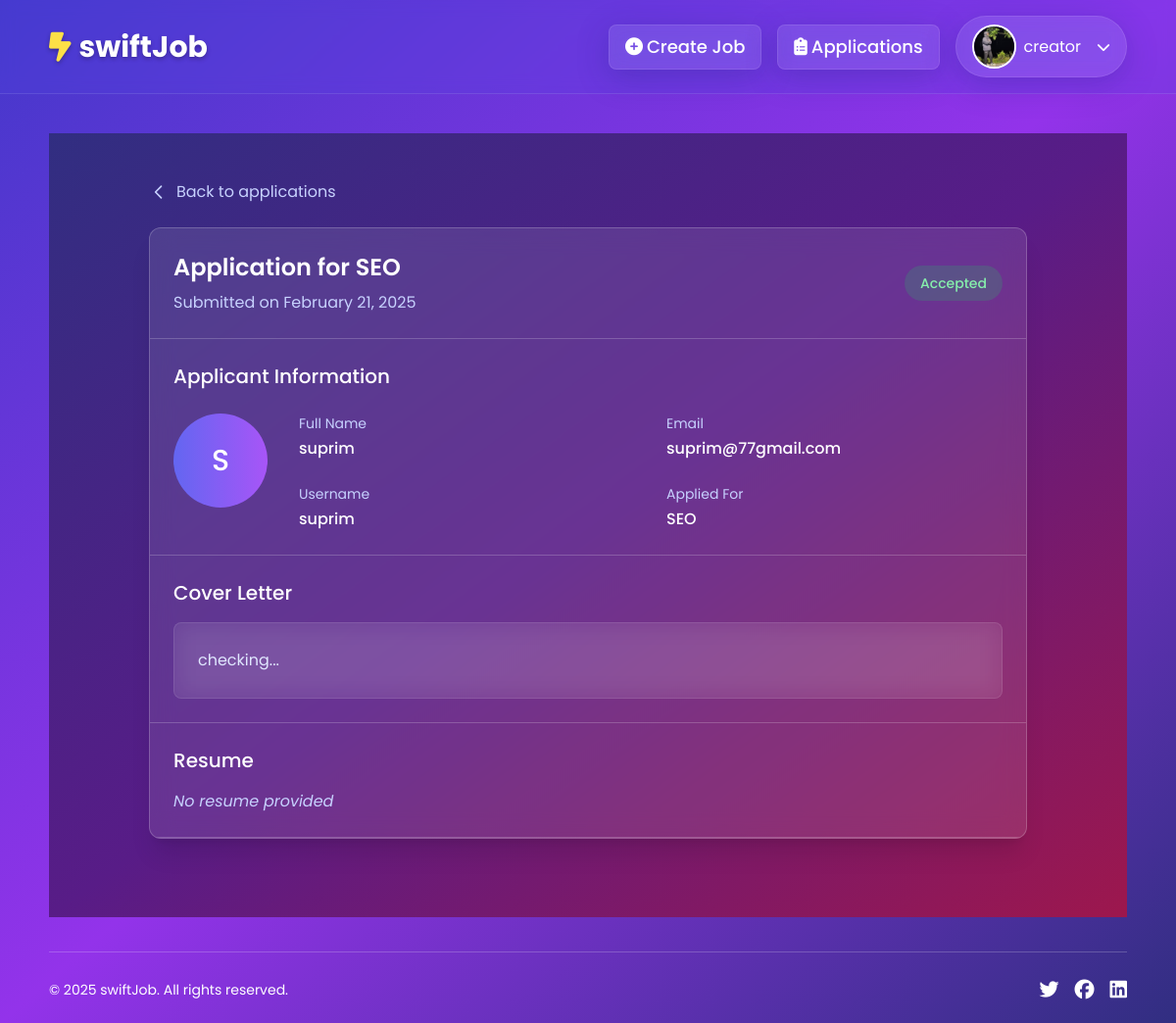
Screenshot of /application/application-detail/24/ (signed in) with the database file from the repository.
### accounts/models.py (models this page shows, shortened)
class Profile(models.Model):
    JOB_SEEKER = 'job_seeker'
    JOB_CREATOR = 'job_creator'
    ROLE_CHOICES = [
        (JOB_SEEKER, 'Job Seeker'),
        (JOB_CREATOR, 'Job Creator'),
    ]
    user = models.OneToOneField(User, on_delete=models.CASCADE)
    profile_picture = models.ImageField(upload_to='profile_pics/', null=True, blank=True, default='images/default.webp')
    role = models.CharField(max_length=20, choices=ROLE_CHOICES, default=JOB_SEEKER)

### application/models.py (models this page shows, shortened)
class Apply(models.Model):
    STATUS_CHOICES = [
        ('in_progress', 'In Progress'),
        ('accepted', 'Accepted'),
        ('rejected', 'Rejected')
    ]
    job = models.ForeignKey(JobCreation, on_delete=models.CASCADE)
    applicant = models.ForeignKey(User,on_delete=models.CASCADE)
    cover_letter = models.TextField()
    resume = models.FileField(upload_to='resume/',null=True,blank=True)
    date_applied = models.DateTimeField(auto_now_add=True)
    status = models.CharField(max_length=20, choices=STATUS_CHOICES, default='in_progress')

### job/models.py (models this page shows, shortened)
class JobCreation(models.Model):
    job_creator = models.ForeignKey(User, on_delete=models.CASCADE)
    job_title = models.CharField(max_length=200)
    category = models.ForeignKey(Category, on_delete=models.CASCADE)
    job_description = models.TextField()
    min_price = models.IntegerField(validators=[MinValueValidator(0)],default=0)
    max_price = models.IntegerField(validators=[MinValueValidator(0)])
    min_time = models.IntegerField(validators=[MinValueValidator(0)])
    max_time = models.IntegerField(validators=[MinValueValidator(0)])
    location = models.CharField(max_length=50,null=True,blank=True)
    required_skills = models.ManyToManyField(Skill)
    experience = models.ForeignKey(Experience, on_delete=models.SET_NULL,null=True,blank=True)
    created_at = models.DateTimeField(auto_now_add=True)
    slug = models.SlugField(unique=True,null=True,blank=True)

### application/views.py (the view)
# urls.py: path('application-detail/<int:id>/',views.view_application_details,name='application-detail'),
@login_required
def view_application_details(request,id):
    application = get_object_or_404(Apply, id=id)
    applications = Apply.objects.filter(id=id)
    if application.job.job_creator != request.user:
        return redirect('/')
    context = {
        'application': application,
        'applications':applications,
    }
    return render(request,'application/view_application_detail.html',context)

### application/templates/application/view_application_detail.html (shortened to what this page needs)
{% extends 'base.html' %}
{% load static %}
{% block content %}
<div class="min-h-screen bg-gradient-to-br from-indigo-900 via-purple-900 to-pink-800 py-12 px-4 sm:px-6 lg:px-8">
    <div class="max-w-4xl mx-auto">
        <div class="mb-6">
            <a href="javascript:history.back()" class="group flex items-center text-indigo-200 hover:text-white transition-colors duration-200">
                <svg xmlns="http://www.w3.org/2000/svg" class="h-5 w-5 mr-2 transform group-hover:-translate-x-1 transition-transform duration-200" fill="none" viewBox="0 0 24 24" stroke="currentColor">
                    <path stroke-linecap="round" stroke-linejoin="round" stroke-width="2" d="M15 19l-7-7 7-7" />
                </svg>
                Back to applications
            </a>
        </div>
        <div class="backdrop-blur-md bg-white/10 rounded-xl shadow-xl overflow-hidden border border-white/20">
            <div class="border-b border-white/20 px-6 py-6">
                <div class="flex flex-col md:flex-row md:items-center md:justify-between">
                    <div class="mb-4 md:mb-0">
                        <h2 class="text-2xl font-semibold text-white">Application for {{ application.job.job_title }}</h2>
                        <p class="text-indigo-200 mt-2">Submitted on {{ application.date_applied|date:"F d, Y" }}</p>
                    </div>
                    {% if application.status == 'accepted' %}
                    <div class="inline-flex px-4 py-2 rounded-full text-sm font-medium bg-green-500 bg-opacity-20 text-green-300">
                        Accepted
                    </div>
                    {% elif application.status == 'rejected' %}
                    <div class="inline-flex px-4 py-2 rounded-full text-sm font-medium bg-yellow-400/20 text-red-500 border border-yellow-400/30">
                        Rejected
                    </div>
                    {% else %}
                    <div class="inline-flex px-4 py-2 rounded-full text-sm font-medium bg-yellow-400/20 text-yellow-300 border border-yellow-400/30">
                        Under Review
                    </div>
                    {% endif %}
                </div>
            </div>
            <div class="p-6 border-b border-white/20">
                <h3 class="text-xl font-medium text-white mb-6">Applicant Information</h3>
                <div class="flex flex-col md:flex-row">
                    <div class="flex-shrink-0 mb-6 md:mb-0 md:mr-8">
                        <div class="h-24 w-24 rounded-full bg-gradient-to-r from-indigo-500 to-purple-500 flex items-center justify-center text-white">
                            <span class="text-3xl font-medium">{{ application.applicant.username|first|upper }}</span>
                        </div>
                    </div>
                    <div class="flex-grow grid grid-cols-1 md:grid-cols-2 gap-y-6 gap-x-8">
                        <div>
                            <p class="text-sm text-indigo-200">Full Name</p>
                            <p class="text-white font-medium mt-1">{{ application.applicant.get_full_name|default:application.applicant.username }}</p>
                        </div>
                        <div>
                            <p class="text-sm text-indigo-200">Email</p>
                            <p class="text-white font-medium mt-1">{{ application.applicant.email }}</p>
                        </div>
                        <div>
                            <p class="text-sm text-indigo-200">Username</p>
                            <p class="text-white font-medium mt-1">{{ application.applicant.username }}</p>
                        </div>
                        <div>
                            <p class="text-sm text-indigo-200">Applied For</p>
                            <p class="text-white font-medium mt-1">{{ application.job.job_title }}</p>
                        </div>
                    </div>
                </div>
            </div>
            <div class="p-6 border-b border-white/20">
                <h3 class="text-xl font-medium text-white mb-4">Cover Letter</h3>
                <div class="backdrop-blur-md bg-white/5 p-6 rounded-lg text-indigo-100 prose prose-invert max-w-none border border-white/10">
                    {{ application.cover_letter }}
                </div>
            </div>
            <div class="p-6 border-b border-white/20">
                <h3 class="text-xl font-medium text-white mb-4">Resume</h3>
                {% if application.resume %}
                    <div class="flex items-center backdrop-blur-md bg-white/5 p-4 rounded-lg border border-white/10">
                        <svg xmlns="http://www.w3.org/2000/svg" class="h-10 w-10 text-indigo-300" fill="none" viewBox="0 0 24 24" stroke="currentColor">
                            <path stroke-linecap="round" stroke-linejoin="round" stroke-width="2" d="M9 12h6m-6 4h6m2 5H7a2 2 0 01-2-2V5a2 2 0 012-2h5.586a1 1 0 01.707.293l5.414 5.414a1 1 0 01.293.707V19a2 2 0 01-2 2z" />
                        </svg>
                        <div class="ml-4">
                            <div class="text-white font-medium">{{ application.resume.name|default:"Resume" }}</div>
                            <div class="text-sm text-indigo-200">{{ application.resume.size|filesizeformat }}</div>
                        </div>
                        <div class="ml-auto flex space-x-3">
                            <a href="{{ application.resume.url }}" target="_blank"
                               class="inline-flex items-center px-4 py-2 rounded-lg bg-white/10 hover:bg-white/20 text-white text-sm font-medium transition-all duration-200 border border-white/10">
                                View
                            </a>
                            <a href="{{ application.resume.url }}" download
                               class="inline-flex items-center px-4 py-2 rounded-lg bg-gradient-to-r from-purple-500 to-indigo-500 hover:from-purple-600 hover:to-indigo-600 text-white text-sm font-medium transition-all duration-200 hover:scale-105 shadow-lg hover:shadow-purple-500/25">
                                Download
                            </a>
                        </div>
                    </div>
                {% else %}
                    <p class="text-indigo-200 italic">No resume provided</p>
                {% endif %}
            </div>
        </div>
    </div>
</div>
{% endblock %}

### templates/base.html (shortened to what this page needs)
{% load static tailwind_tags %}
{% load static %}
<!DOCTYPE html>
<html lang="en">
<head>
    <link rel="stylesheet" href="https://cdnjs.cloudflare.com/ajax/libs/font-awesome/6.7.2/css/all.min.css" />
    {% tailwind_css %}
    <link rel="stylesheet" href="{% static "css/style.css" %}">
</head>
<body class="font-['Poppins',sans-serif] bg-gradient-to-br from-indigo-700 via-purple-600 to-indigo-900 min-h-screen relative overflow-x-hidden">
    <header class="text-white sticky top-0 z-50">
        <nav class="navbar-blur flex justify-between py-4 px-5 md:px-[50px] xs-px-2 xs-py-2 lg:max-w-screen-xl mx-auto w-full transition-all duration-300">
            <a href="{% if request.user.is_authenticated and request.user.profile.role == 'job_creator' %} {% url "job:job-creator" %} {% elif request.user.is_authenticated and request.user.profile.role == 'job_seeker'  %}{% url "job:job-seeker" %} {% else %} / {% endif %}" class="text-2xl font-bold md:text-3xl xs-text-lg flex items-center text-shadow">
                <i class="fa-solid fa-bolt-lightning mr-2 text-yellow-300"></i>swiftJob
            </a>
            {% if request.user.is_authenticated %}
            <div class="flex gap-4 xs-gap-3 items-center relative">
                {% if request.user.profile.role == 'job_creator' %}
                <a href="{% url "job:job-creation-form" %}" class="glass-effect md:font-medium md:text-lg xs-text-sm md:hover:text-yellow-300 md:transition-all duration-300 ease-in-out py-2 px-5 md:px-4 xs-px-3 xs-py-2 rounded-lg hidden md:flex md:items-center hover-scale">
                    <i class="fa-solid fa-plus-circle mr-1"></i> <span class="max-xs:hidden">Create Job</span>
                </a>
                <a href="{% url "application:applications" %}" class="glass-effect md:font-medium md:text-lg xs-text-sm md:hover:text-yellow-300 md:transition-all duration-300 ease-in-out py-2 px-5 md:px-4 xs-px-3 xs-py-2 rounded-lg hidden md:flex md:items-center hover-scale">
                    <i class="fa-solid fa-clipboard-list mr-1"></i> <span class="max-xs:hidden">Applications</span>
                </a>
                {% endif %}
                <div id="profile" class="flex items-center gap-4 xs-gap-2 glass-effect py-2 px-4 xs-px-3 xs-py-2 rounded-full hover-scale transition-all duration-300 cursor-pointer">
                    <span class="flex gap-2 items-center">
                        {% if user.profile.profile_picture %}
                        <img src="{{user.profile.profile_picture.url}}" alt="" class="h-[45px] w-[45px] xs-h-8 xs-w-8 rounded-full object-cover object-center border-2 border-white">
                        {% else %}
                        <img src="{% static "images/default.webp" %}" alt="" class="h-[45px] w-[45px] xs-h-8 xs-w-8 rounded-full object-contain object-center border-2 border-white">
                        {% endif %}
                        <p class="hidden md:block"> {{user.username}} </p>
                    </span>
                    <i class="fa-solid fa-chevron-down text-sm" id="dropdown-arrow"></i>
                </div>
            </div>
            {% endif %}
        </nav>
    </header>
    <main class="max-w-screen-xl mb-5  mx-auto px-5 md:px-[50px] xs-px-2 py-10 xs-py-5">
        {% block content %}{% endblock content %}
    </main>
    <footer class="mt-auto text-white py-6 xs-py-4 max-w-screen-xl mx-auto">
        <div class="max-w-screen-xl mx-auto px-5 md:px-[50px] xs-px-3 absolute bottom-0 w-full pb-5">
            <div class="flex flex-col md:flex-row justify-between items-center border-t border-white/20 pt-6 xs-pt-4">
                <div>
                    <p class="text-sm xs-text-xs">&copy; 2025 swiftJob. All rights reserved.</p>
                </div>
                <div class="flex gap-4 xs-gap-3 mt-4 md:mt-0">
                    <a href="#" class="text-white hover:text-yellow-300"><i class="fa-brands fa-twitter text-xl xs-text-lg"></i></a>
                    <a href="#" class="text-white hover:text-yellow-300"><i class="fa-brands fa-facebook text-xl xs-text-lg"></i></a>
                    <a href="#" class="text-white hover:text-yellow-300"><i class="fa-brands fa-linkedin text-xl xs-text-lg"></i></a>
                </div>
            </div>
        </div>
    </footer>
</body>
</html>

### templates/base.html (style rules this page uses)
.glass-effect { background: rgba(255, 255, 255, 0.1); backdrop-filter: blur(10px); border: 1px solid rgba(255, 255, 255, 0.1); box-shadow: 0 8px 32px 0 rgba(31, 38, 135, 0.3); }
.navbar-blur { backdrop-filter: blur(8px); background-color: rgba(79, 70, 229, 0.2); border-bottom: 1px solid rgba(255, 255, 255, 0.1); }
.text-shadow { text-shadow: 0px 2px 4px rgba(0, 0, 0, 0.3); }

### rows the page displays
Apply: job.job_title "SEO", date_applied "February 21, 2025", applicant.username|first "S", applicant.get_full_name "suprim", applicant.email "suprim@77gmail.com", applicant.username "suprim", cover_letter "checking..."

### other values shown
{{ user.username }} "creator"
